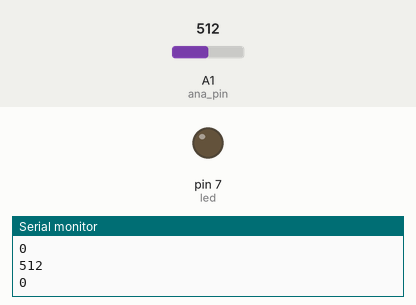
Recording of a sketch running on a simulated Arduino Uno, built with avr-gcc and run on an emulated ATmega328P. Parts: output pins drawn as LEDs (lit = HIGH), the last lines printed to the serial monitor. The test bench sets the inputs (shaded band); at power-on: A1 (ana_pin) = 512.

Above: at 1.2 s.
1.3 s: A1 (ana_pin) set to 313
2.8 s: A1 (ana_pin) set to 286
At 3.7 s:
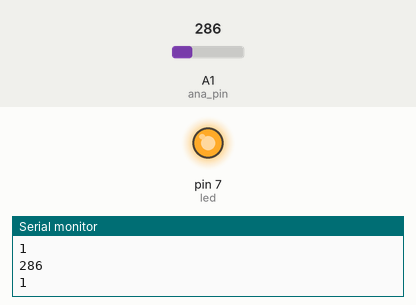
4.5 s: A1 (ana_pin) set to 306
At 4.9 s:
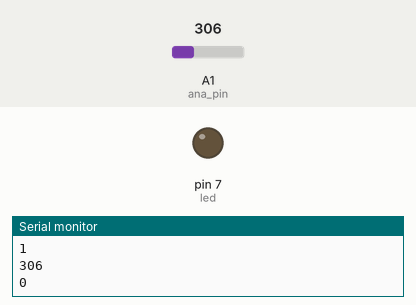
6.0 s: A1 (ana_pin) set to 290
At 7.3 s:
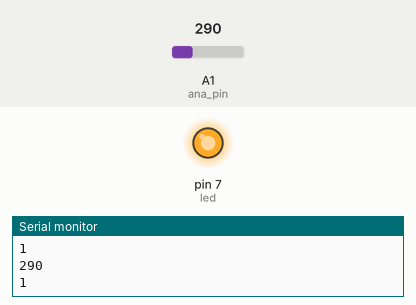
Timing chart, 0 to 8.5 s (numbered marks = the images above; inputs shaded):
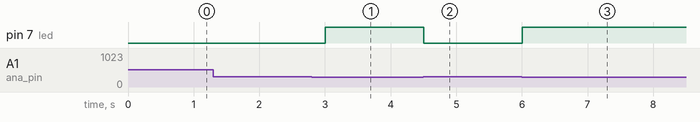

The sketch:

LightSensorLED.ino
```cpp
//Automatic light on based on lighting in the room
int ana_pin = 1;
int led = 7;

void setup() {
  analogReference(DEFAULT); //Unnecessaty since it done by default
  pinMode(led, OUTPUT);
  Serial.begin(9600);
}

void loop() {
  int val = analogRead(ana_pin);
  if(val < 300) digitalWrite(led, HIGH);
  else digitalWrite(led, LOW);

  Serial.println(analogRead(ana_pin));
  Serial.println(digitalRead(led));
  delay(500);

}
```

Measured:
- the behaviour switches between 300 and 299 on A1 (ana_pin) (found by bisection; images 0 and 1)
- after the input at 2.8 s, pin 7 (led): LOW → HIGH after 0.20 s
- after the input at 4.5 s, pin 7 (led): HIGH → LOW at once
- after the input at 6.0 s, pin 7 (led): LOW → HIGH at once
